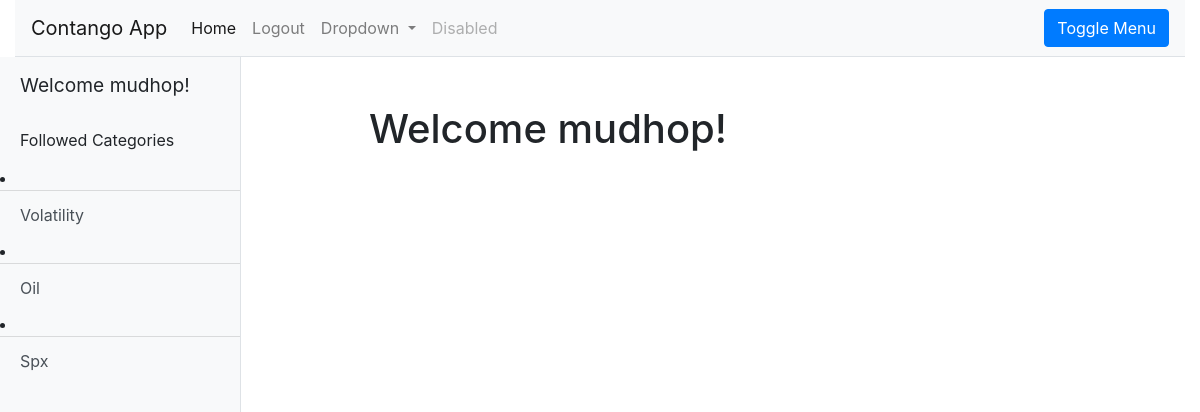
The page /main/home/ (signed in) on the database its author committed.
### main/models.py (models this page shows, shortened)
class Category(models.Model):
    category_name = models.CharField(max_length=100)

### main/views.py (the view)
# urls.py: 2. Add a URL to urlpatterns:  path('', views.home, name='home')
@login_required()
def home(request):
    context = {}
    return render(request, 'main/home.html', context=context)

### main/models.py (called while the page is built)
    def get_followed_categories(self):
        return self.followed_categories.all()

### main/templates/main/home.html (shortened to what this page needs)
{% extends "base_generic.html" %}
{% block content %}
    <h1>Welcome {{ user }}!</h1>
{% endblock %}

### main/templates/base_generic.html (shortened to what this page needs)
<!DOCTYPE html>
<html lang="en">
<head>
  <link rel="stylesheet" href="https://stackpath.bootstrapcdn.com/bootstrap/4.1.3/css/bootstrap.min.css">
  {% load static %}
  <link rel="stylesheet" href="{% static 'css/bootstrap.min.css' %}">
  <link rel="stylesheet" href="{% static 'css/bootstrap.css' %}">
  <link rel="stylesheet" href="{% static 'css/sidebar.css' %}">
</head>
<body>
  <div class="container-fluid">
      <nav class="navbar navbar-expand-lg navbar-light bg-light border-bottom">
      <a class="navbar-brand" href="#">Contango App</a>
      <div class="collapse navbar-collapse" id="navbarSupportedContent">
        <ul class="navbar-nav mr-auto">
          <li class="nav-item active">
            <a class="nav-link" href="{% url 'home' %}">Home <span class="sr-only">(current)</span></a>
          </li>
          <li class="nav-item">
              <a class="nav-link" href="{% url 'logout' %}?next={{ request.path }}">Logout</a>
          </li>
          <li class="nav-item dropdown">
            <a class="nav-link dropdown-toggle" href="#" id="navbarDropdown" role="button" data-toggle="dropdown" aria-haspopup="true" aria-expanded="false">
              Dropdown
            </a>
          </li>
          <li class="nav-item">
            <a class="nav-link disabled" href="#" tabindex="-1" aria-disabled="true">Disabled</a>
          </li>
        </ul>
        <button class="btn btn-primary" id="menu-toggle">Toggle Menu</button>
      </div>
      </nav>
    </div>
  <div class="d-flex" id="wrapper">
    <div class="bg-light border-right" id="sidebar-wrapper">
      <div class="sidebar-heading">Welcome {{ user.get_username }}!</div>
      <div class="list-group list-group-flush">
              {% if user.profile.get_followed_categories %}
                  <div class="sidebar-subheading">Followed Categories</div>
                  {% for category in user.profile.get_followed_categories %}
                    <li><a href="{% url 'category-detail' category_name=category.category_name %}" class="list-group-item list-group-item-action bg-light">{{ category.category_name }}</a></li>
                  {% endfor %}
              {% endif %}
      </div>
    </div>
    <div id="page-content-wrapper">
      <div class="container-fluid">
            <div class="row">
                <div class="col">
                </div>
                <div class="col-10 py-5 px-lg-5">
                    {% block content %}
                    {% endblock %}
                </div>
                <div class="col">
            </div>
          </div>
      </div>
    </div>
  </div>
</body>
</html>

### main/static/css/sidebar.css (style rules this page uses)
#wrapper { overflow-x: hidden; }
#sidebar-wrapper { min-height: 100vh; margin-left: -15rem; -webkit-transition: margin .25s ease-out; -moz-transition: margin .25s ease-out; -o-transition: margin .25s ease-out; transition: margin .25s ease-out; }
#sidebar-wrapper .sidebar-heading { padding: 0.875rem 1.25rem; font-size: 1.2rem; }
#sidebar-wrapper .sidebar-subheading { padding: 0.875rem 1.25rem; font-size: 1.0rem; }
#sidebar-wrapper .list-group { width: 15rem; }
#page-content-wrapper { min-width: 100vw; }
@media (min-width: 768px) { #sidebar-wrapper { margin-left: 0; } }
@media (min-width: 768px) { #page-content-wrapper { min-width: 0; width: 100%; } }

### rows shown on the page
Category: category_name "Volatility"
Category: category_name "Oil"
Category: category_name "Spx"

### other values the page prints
{{ user.get_username }} "mudhop"
{{ user }} "mudhop"
